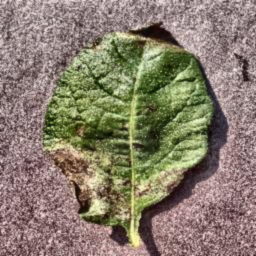
#> input picture data/raw/late_blight/potato_results/enhanced.png, 256 x 256 px
$ python -i opencv_lesion_proposals.py   (imports and definitions only)
#> lines starting #> are read from the running program, lines starting #| are printed output that depends on the picture; after the words box and inside, x2 and y2 are one past the last pixel; in counts of white or black regions, pixels touching at a corner belong together
#> further down, picture is the input picture: shape (256, 256, 3); mean B, G, R 108.6, 124.9, 136

from __future__ import annotations

import math
from pathlib import Path

import cv2
import matplotlib.pyplot as plt
import numpy as np


PROJECT_ROOT = Path(__file__).resolve().parents[2]

IMAGE_DIR = PROJECT_ROOT / "data" / "yolo" / "images" / "train"
LABEL_DIR = PROJECT_ROOT / "data" / "yolo" / "labels" / "train"
OUTPUT_DIR = PROJECT_ROOT / "outputs" / "opencv_lesion_proposals"

MAX_IMAGES = 6
IMAGE_EXTENSIONS = {".jpg", ".jpeg", ".png", ".bmp", ".webp"}


# [28 lines left out: function read_yolo_boxes, not called in this run]


def find_leaf_mask(image: np.ndarray) -> np.ndarray:
    """
    Estimate the leaf area using color saturation and hue.

    This is a heuristic. Brown and yellow leaf regions may be missed,
    and shadows or other colored objects may be included.
    """
    hsv = cv2.cvtColor(image, cv2.COLOR_BGR2HSV)
#> hsv: shape (256, 256, 3); mean H, S, V 97.8, 67.4, 139.9

    # Green/yellow-green pixels with some saturation.
    leaf_color = cv2.inRange(
        hsv,
        np.array([15, 25, 20], dtype=np.uint8),
        np.array([105, 255, 255], dtype=np.uint8),
    )
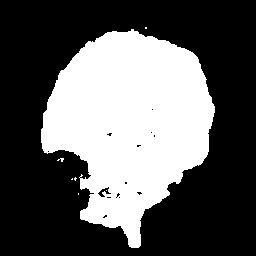
#> leaf_color: shape (256, 256); 36.2% white; 7 white regions (6 under 20 px), largest, box (x1, y1, x2, y2) and area: (41, 29, 215, 248) 23707

    kernel = cv2.getStructuringElement(
        cv2.MORPH_ELLIPSE, (9, 9)
    )

    leaf_color = cv2.morphologyEx(
        leaf_color, cv2.MORPH_CLOSE, kernel, iterations=2
    )
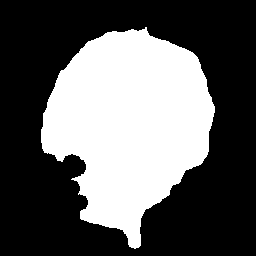
#> leaf_color: shape (256, 256); 37.1% white; 1 white region, box (x1, y1, x2, y2) and area: (41, 27, 215, 249) 24343
    leaf_color = cv2.morphologyEx(
        leaf_color, cv2.MORPH_OPEN, kernel, iterations=1
    )
#> leaf_color: shape (256, 256); 37.1% white; 1 white region

    contours, _ = cv2.findContours(
        leaf_color, cv2.RETR_EXTERNAL, cv2.CHAIN_APPROX_SIMPLE
    )
#> contours = 1 contour; box (x1, y1, x2, y2) and area: (41, 29, 215, 249) 23984

    if not contours:
        return np.zeros(image.shape[:2], dtype=np.uint8)

    # Keep the largest color region as an initial leaf estimate.
    largest = max(contours, key=cv2.contourArea)
#> largest = contour of 381 points, box (x1, y1, x2, y2) (41, 29, 215, 249), area 23984

    mask = np.zeros(image.shape[:2], dtype=np.uint8)
    cv2.drawContours(mask, [largest], -1, 255, thickness=cv2.FILLED)

    # Slightly expand the mask to include nearby brown leaf tissue.
    expansion_kernel = cv2.getStructuringElement(
        cv2.MORPH_ELLIPSE, (11, 11)
    )
    mask = cv2.dilate(mask, expansion_kernel, iterations=1)
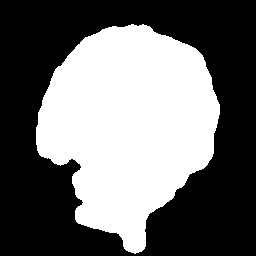
#> mask: shape (256, 256); 42.4% white; 1 white region, box (x1, y1, x2, y2) and area: (36, 24, 220, 254) 27772

    return mask


# [225 lines left out: functions find_lesion_candidates, draw_boxes, main, not called in this run]


# [2 lines not run here, left out]

>>> import cv2
>>> picture = cv2.imread('../../data/raw/late_blight/potato_results/enhanced.png')
>>> result = find_leaf_mask(picture)
